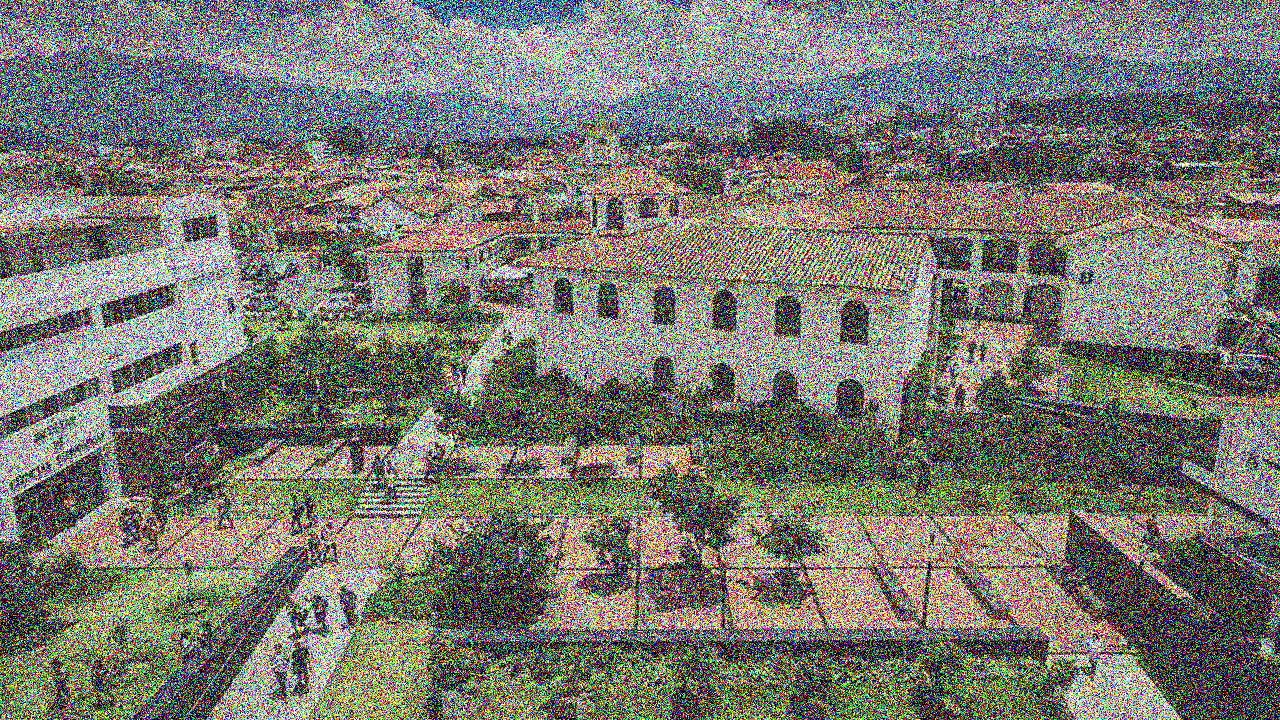
#> input picture src/image90.png, 1280 x 720 px
$ python averaging.py
#> lines starting #> are read from the running program, lines starting #| are printed output that depends on the picture
from PIL import Image
import matplotlib.pyplot as plt

def load_image(filepath):
    # Carga la imagen desde el archivo dado y la convierte a RGB.
#> called with filepath = 'image90.png'
    return Image.open(filepath).convert("RGB")

def apply_averaging_blur(image, kernel_size):
    # Aplica el metodo de suavizado de promediado en la imagen a color con un kernel de tamaño definido.
#> called with kernel_size = 9
    width, height = image.size
#> width = 1280; height = 720
    pixels = image.load()

    # Crear una nueva imagen para almacenar el resultado
    blurred_image = Image.new("RGB", (width, height))
#> blurred_image: PIL image 1280x720 RGB; every value is 0
    blurred_pixels = blurred_image.load()

    # Calcular el rango del kernel
    offset = kernel_size // 2

    # Recorrer cada píxel de la imagen, evitando los bordes según el tamaño del kernel
    for x in range(offset, width - offset):
        for y in range(offset, height - offset):
            # Inicializar sumas para cada canal de color
            total_r, total_g, total_b = 0, 0, 0
            count = 0
            for i in range(-offset, offset + 1):
                for j in range(-offset, offset + 1):
                    r, g, b = pixels[x + i, y + j]
                    total_r += r
                    total_g += g
                    total_b += b
                    count += 1
            # Calcular el promedio para cada canal
            blurred_pixels[x, y] = (total_r // count, total_g // count, total_b // count)

    return blurred_image

filepath ="image90.png"
kernel_size = 9
image = load_image(filepath)
# Aplicar el filtro de suavizado con el tamaño de kernel especificado
blurred_image = apply_averaging_blur(image, kernel_size)
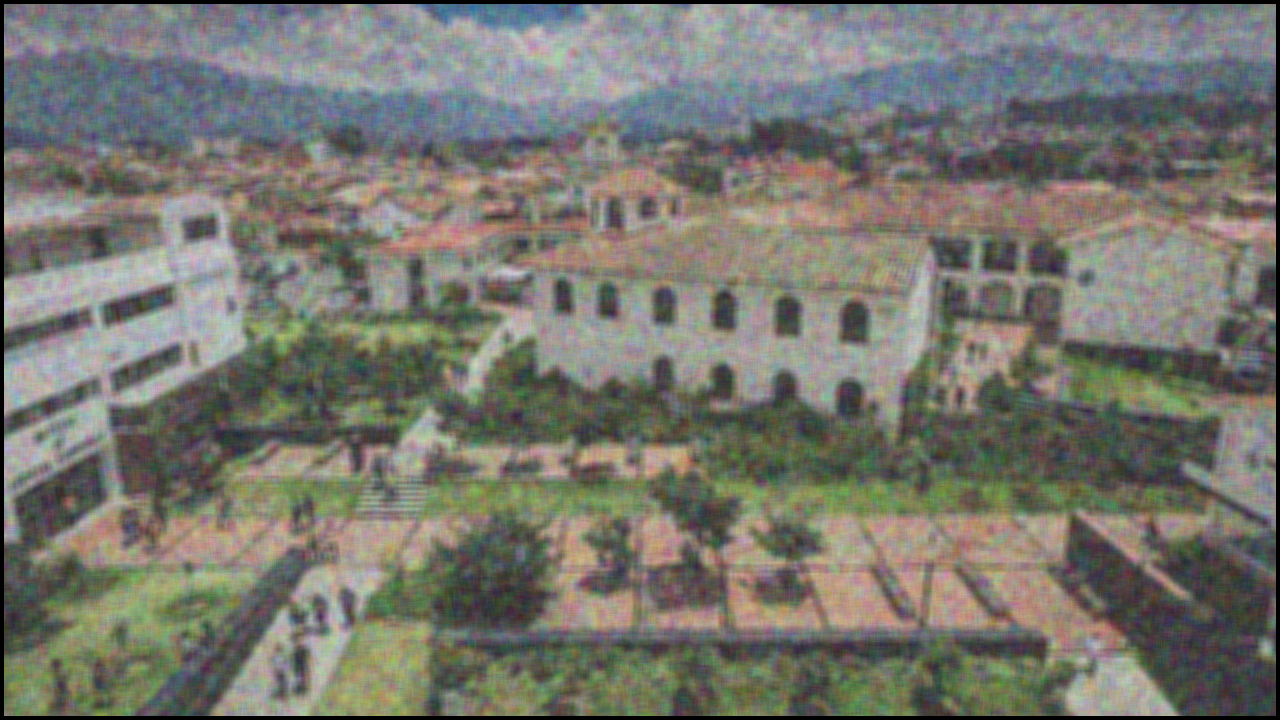
#> blurred_image: PIL image 1280x720 RGB; mean R, G, B 118.8, 118.2, 109.8

# Mostrar la imagen original con ruido y la procesada
fig, axes = plt.subplots(1, 2, figsize=(10, 5))
axes[0].imshow(image)
axes[0].set_title("Imagen Original con Ruido")
axes[0].axis("off")
axes[1].imshow(blurred_image)
axes[1].set_title("Imagen Suavizada")
axes[1].axis("off")
plt.show()
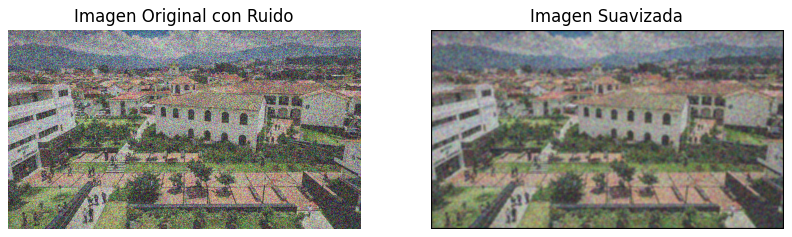
#> figure drawn by matplotlib, 2 panels
